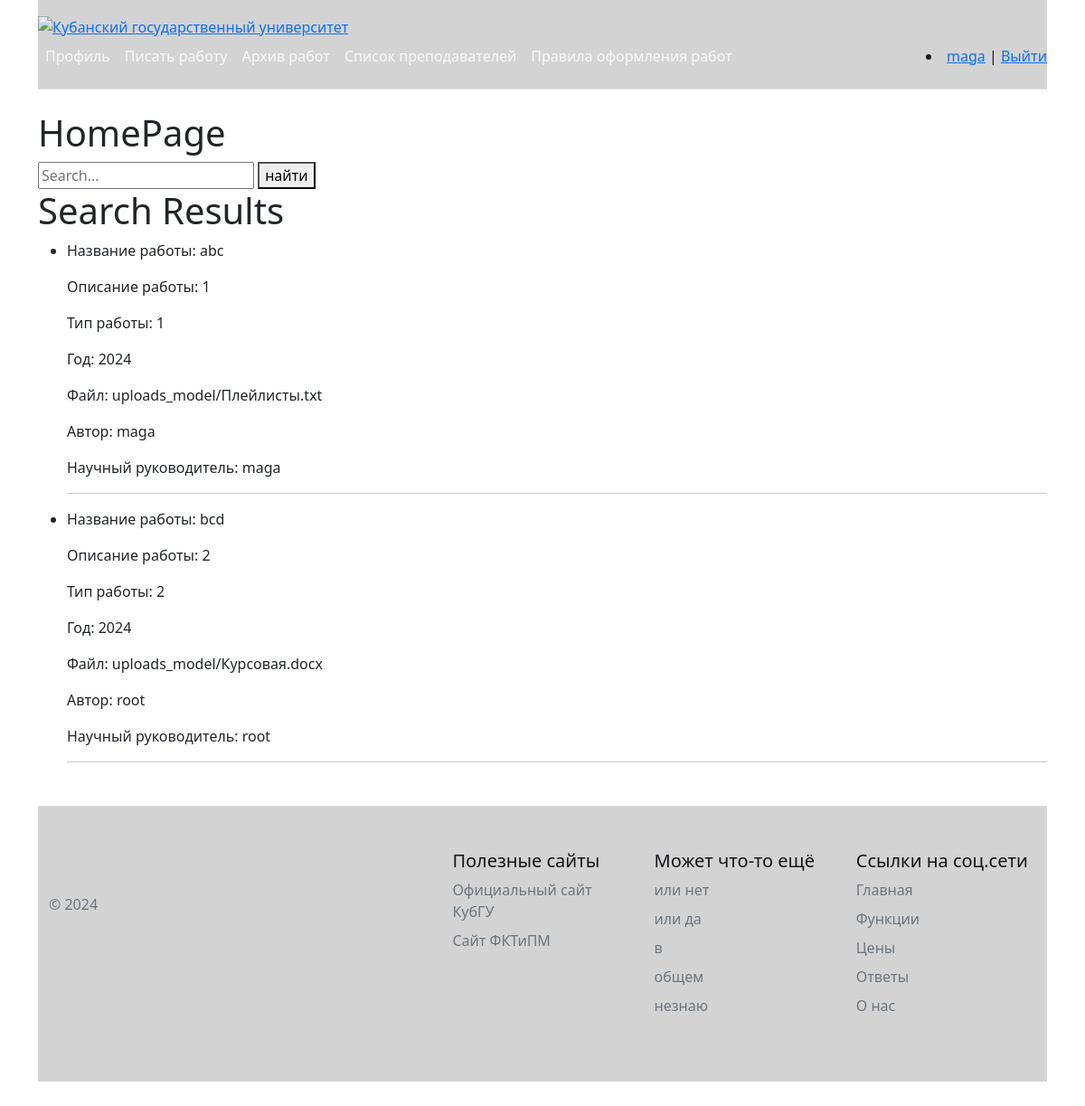
/home/ (signed in), run on the app's committed database.
### works/models.py (models this page shows)
class Work(models.Model):
    name = models.CharField(max_length=100, db_index=True,
                            verbose_name="Название")
    description = models.CharField(max_length=100, db_index=True,
                                   verbose_name="Описание")
    type_of_work = models.CharField(max_length=100, db_index=True,
                                    verbose_name="Тип работы")
    year = models.DateTimeField(auto_now_add=True, verbose_name="Время создания")
    author = models.ForeignKey(get_user_model(), max_length=100, db_index=True,
                               verbose_name="Автор",
                               on_delete=models.SET_NULL, null=True,
                               related_name='st',)
    scientific_director = models.ForeignKey(get_user_model(), max_length=100,
                                            db_index=True, related_name='sd',
                                            verbose_name="Научный руководитель",
                                            on_delete=models.SET_NULL, null=True)
    file_word = models.FileField(upload_to='uploads_model')
    is_completed = models.BooleanField(verbose_name="Статус")

### works/views.py (the view)
# urls.py: path('', views.SearchWorksView.as_view(), name='home'),  # http://127.0.0.1:8000
class SearchWorksView(ListView):
    model = Work
    template_name = 'works/home.html'
    extra_context = {
        'title': 'Архив работ',
    }
    def get_queryset(self): # новый
        query = self.request.GET.get('q')
        if query != None:
            object_list = Work.objects.filter(
                Q(name__icontains=query)
            )
            return object_list
        else:
            return Work.objects.all()

### works/templates/works/home.html (shortened to what this page needs)
{% extends 'base.html' %}
{% block content %}
<h1>HomePage</h1>
<form action="{% url 'home' %}" method="get">
  <input name="q" type="text" placeholder="Search...">
  <button type="submit">найти</button>
</form>
<h1>Search Results</h1>
<ul>
  {% for work in object_list %}
    <li>
      <p>Название работы: {{ work.name }}</p>
      <p>Описание работы: {{ work.description }}</p>
      <p>Тип работы: {{ work.type_of_work }}</p>
      <p>Год: {{ work.year.year }}</p>
      <p>Файл: {{ work.file_word }}</p>
      <p>Автор: {{ work.author }}</p>
      <p>Научный руководитель: {{ work.scientific_director }}</p>
    </li>
    <hr>
  {% endfor %}
</ul>
{% endblock content%}

### templates/base.html (shortened to what this page needs)
{% load static %}
<!doctype html>
<html lang="en">
<head>
    <link href="https://cdn.jsdelivr.net/npm/bootstrap@5.0.2/dist/css/bootstrap.min.css" rel="stylesheet">
</head>
<body>
<div class="container">
    {% block header %}
	<div class="container alert-dark p-0 m-0">
        <header class="d-flex flex-wrap align-items-center justify-content-center justify-content-md-between py-3 mb-4 border-bottom">
          <div class="logo-img">
                    <a href="/ru" rel="home" title="Кубанский государственный университет"><img src="https://www.kubsu.ru/sites/all/themes/portal_kubsu/logo.png" alt="Кубанский государственный университет" id="logo" /></a>
          </div>
          <ul class="nav col-12 col-md-auto mb-2 justify-content-center mb-md-0">
              <li><a href="{% url 'users:edit_profile' %}"
                   class="nav-link px-2 link-light">Профиль</a></li>
              {% if user.is_authenticated %}
                  {% if user.is_staff %}
                  <li>
                      <a href="" class="nav-link px-2 link-light">Проверить работы</a>
                  </li>
                  {% else %}
                  <li>
                      <a href="" class="nav-link px-2 link-light">Писать работу</a>
                  </li>
                  {% endif %}
              {% endif %}
            <li><a href="{% url 'home' %}"
                   class="nav-link px-2 link-light">Архив
                работ</a></li>
            <li><a href="{% url 'list_teacher' %}"
                   class="nav-link px-2 link-light">Список
                преподавателей</a></li>
            <li>
                <a href="https://www.kubsu.ru/ru/fppk/oformlenie-vkr-i-kursovyh-rabot" class="nav-link px-2 link-light">Правила
                оформления работ</a></li>
          </ul>
          <div class="col-md-3 text-end">
            {% if user.is_authenticated %}
				<li class="last"><a href="{% url 'users:profile' %}">{{user.username}}</a> | <a href="{% url 'users:logout' %}">Выйти</a></li>
			{% endif %}
          </div>
        </header>
    </div>
{% endblock header %}
{% block main %}
{% block content %}
{% endblock content%}
{% endblock main%}
{% block footer %}
	<div class="container">
        <footer
                class="row row-cols-1 row-cols-sm-2 row-cols-md-5 py-5 my-5 border-top alert-dark">
            <div class="col mb-3">
              <a href="/" class="d-flex align-items-center mb-3 link-dark text-decoration-none">
                <svg class="bi me-2" width="40" height="32"><use xlink:href="#bootstrap"/></svg>
              </a>
              <p class="text-muted">&copy; 2024</p>
            </div>
            <div class="col mb-3">
            </div>
            <div class="col mb-3">
              <h5>Полезные сайты</h5>
              <ul class="nav flex-column">
                <li class="nav-item mb-2">
                    <a href="https://www.kubsu.ru/ru"
                       class="nav-link p-0 text-muted">Официальный сайт
                        КубГУ</a>
                </li>
                <li class="nav-item mb-2"><a href="https://www.kubsu.ru/ru/fktipm"
                                             class="nav-link p-0 text-muted">
                    Сайт ФКТиПМ</a></li>
              </ul>
            </div>
            <div class="col mb-3">
              <h5>Может что-то ещё</h5>
              <ul class="nav flex-column">
                <li class="nav-item mb-2"><a href="#"
                                             class="nav-link p-0 text-muted">
                    или нет</a></li>
                <li class="nav-item mb-2"><a href="#"
                                             class="nav-link p-0 text-muted">
                    или да</a></li>
                <li class="nav-item mb-2"><a href="#"
                                             class="nav-link p-0 text-muted">в</a></li>
                <li class="nav-item mb-2"><a href="#"
                                             class="nav-link p-0 text-muted">
                    общем</a></li>
                <li class="nav-item mb-2"><a href="#"
                                             class="nav-link p-0 text-muted">
                    незнаю</a></li>
              </ul>
            </div>
            <div class="col mb-3">
              <h5>Ссылки на соц.сети</h5>
              <ul class="nav flex-column">
                <li class="nav-item mb-2"><a href="#" class="nav-link p-0 text-muted">Главная</a></li>
                <li class="nav-item mb-2"><a href="#" class="nav-link p-0 text-muted">Функции</a></li>
                <li class="nav-item mb-2"><a href="#" class="nav-link p-0 text-muted">Цены</a></li>
                <li class="nav-item mb-2"><a href="#" class="nav-link p-0 text-muted">Ответы</a></li>
                <li class="nav-item mb-2"><a href="#" class="nav-link p-0 text-muted">О нас</a></li>
              </ul>
            </div>
        </footer>
    </div>
{% endblock footer %}
</div>
</body>
</html>

### data on the page
Work: name "abc", description "1", type_of_work "1", year.year "2024", file_word "uploads_model/Плейлисты.txt", author "maga", scientific_director "maga"
Work: name "bcd", description "2", type_of_work "2", year.year "2024", file_word "uploads_model/Курсовая.docx", author "root", scientific_director "root"

### other printed values
{{ user.username }} "maga"
